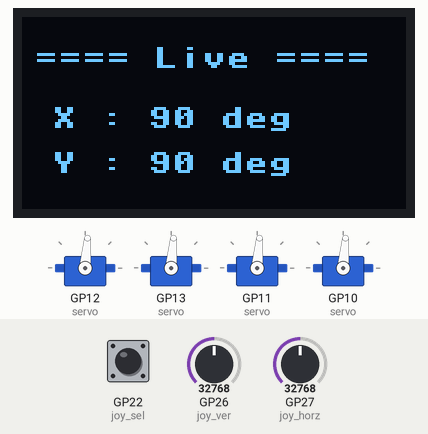
The program below on a simulated Raspberry Pi Pico running MicroPython. On the bench: 128×64 one-colour display, 4 × servo. Wiring (from the project's diagram.json): servo on GP10, servo on GP11, servo on GP12, servo on GP13, button joystick on GP22, joystick Y on GP26, joystick X on GP27. Inputs (shaded band) come from the test bench; at power-on: GP22 (joy_sel) HIGH, GP26 (joy_ver) = 32768, GP27 (joy_horz) = 32768 (analog values on the 0–65535 scale). Servo angles are drawn from the pulse width (0.5 ms = 0°, 2.5 ms = 180°); library files of the repository ran but are not shown: ssd1306.py.

Above: at 1.2 s.
1.3 s: GP22 (joy_sel) pulled LOW for 0.15 s
At 2.5 s:
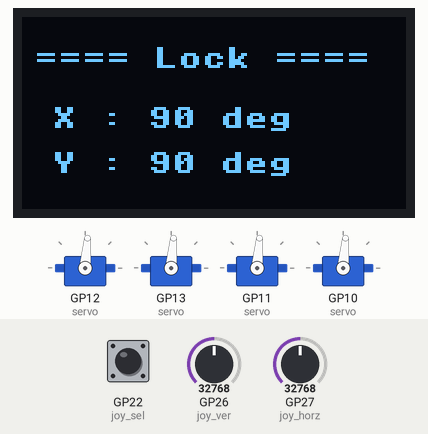
2.9 s: GP22 (joy_sel) pulled LOW for 1 s
At 3.7 s:
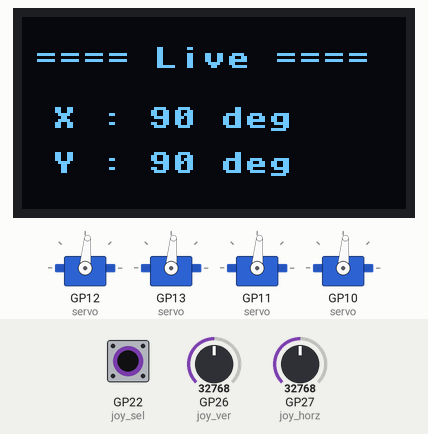
5.4 s: GP26 (joy_ver) set to 45874
At 6.4 s:
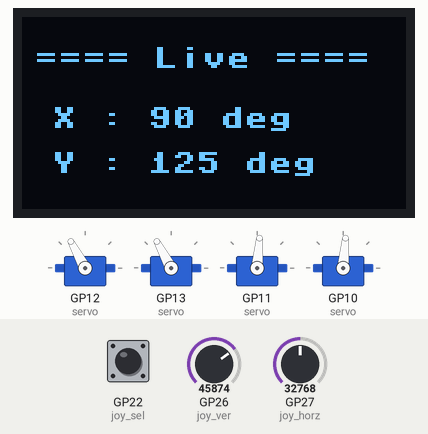
7.0 s: GP27 (joy_horz) set to 45874
At 8.1 s:
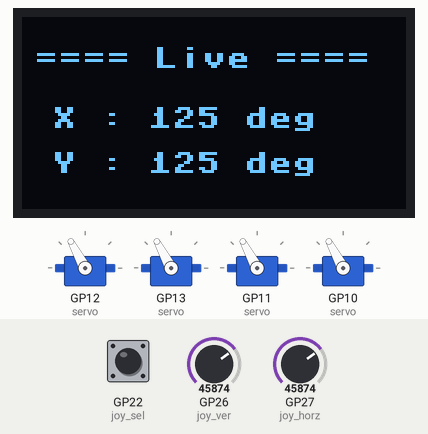
8.6 s: GP26 (joy_ver) set to 7864
At 9.5 s:
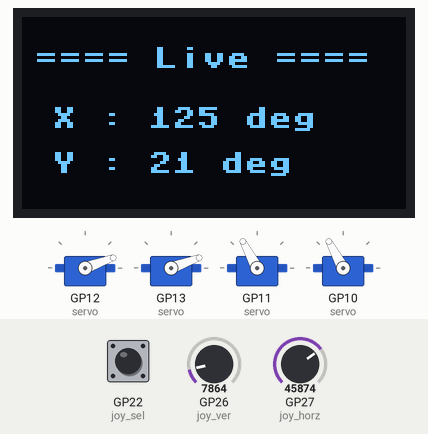
10.4 s: GP27 (joy_horz) set to 57670
At 11.5 s:
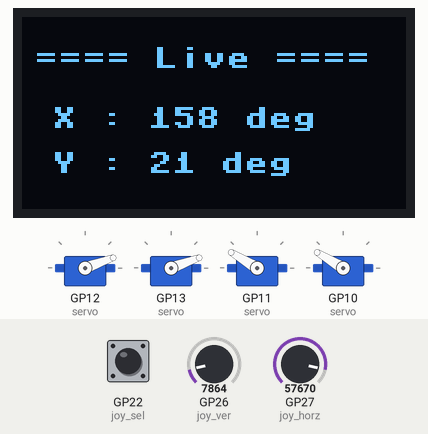
Timing chart, 0 to 13.0 s (numbered marks = the images above; inputs shaded):
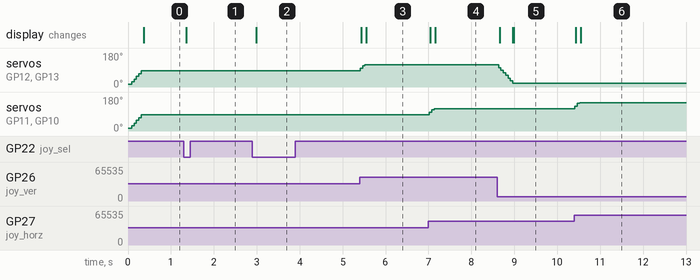

The program:

main.py
```python
import time
import machine
from ssd1306 import SSD1306_I2C
from servo import ServoControl
# CV irfan taufik ==== 2-Axis Pan-Tilt Gimbal with Joystick Control & OLED Lock Status using Raspberry Pi Pico ====
# inisialisasi bus I2C0 (SDA=GP4, SCL=GP5)
i2c = machine.I2C(0, sda=machine.Pin(4), scl=machine.Pin(5), freq=400000)
# inisialisasi layar OLED (Lebar 128, Tinggi 64)
oled = SSD1306_I2C(128, 64, i2c)
# inisialisasi servo right = 10 , left =11 ,top = 12 bottom = 13
servo_upper = ServoControl('top_servo',12)
servo_bottom = ServoControl('bottom_servo',13)
servo_right = ServoControl('right_servo',10)
servo_left = ServoControl('left_servo',11)
# inisialisasi joystick analog ver = 26 , hro =27 , sel 22
joy_horz = machine.ADC(27)
joy_ver = machine.ADC(26)
joy_sel = machine.Pin(22,machine.Pin.IN) # menggunakan external pull-up resistor 4.7k ohm ke 3.3V (active low)

lock = False
last_btn_state = 1 # default HIGH karena menggunakan external pull-up

while True :
    # Toggle status Lock / Live
    btn_state = joy_sel.value()
    if last_btn_state == 1 and btn_state == 0:
        lock = not lock
        time.sleep_ms(30)
    last_btn_state = btn_state # simpan state untuk iterasi berikutnya

    if not lock :
        # kontrol aktuator
        # jika mode LIVE, perbarui posisi servo berdasarkan joystick
        val_h = joy_horz.read_u16()
        val_v = joy_ver.read_u16()

        servo_upper.control(val_v)
        servo_bottom.control(val_v)
        servo_left.control(val_h)
        servo_right.control(val_h)

    angle_x = servo_right.current_angle
    angle_y = servo_upper.current_angle
# membersihkan layar dari sisa tampilan sebelumnya
    oled.fill(0)
# menuliskan status & sudut terkini
    status_str = "==== Lock ====" if lock else "==== Live ===="
    oled.text(status_str, 4, 10)
    oled.text(f"X : {angle_x} deg", 10, 30)
    oled.text(f"Y : {angle_y} deg", 10, 45)
# menampilkan data dari buffer ke layar fisik OLED
    oled.show()
    time.sleep_ms(30)
```

servo.py
```python
import machine

class ServoControl :
    def __init__(self,name,pin, min_duty = 1638, max_duty = 7800):
        self.pwm = machine.PWM(machine.Pin(pin))
        self.name = name
        self.pwm.freq(50) # frekuensi standar servo analog (50 Hz / periode 20ms)
        # duty cycle untuk u16 / 16 bit (0-65535):
        # min duty = (lebar pulsa min / periode total) * resolusi
        self.min_duty = min_duty # min_duty ~1638 (0.5 ms -> 0 derajat)
        # max duty = (lebar pulsa max / periode total) * resolusi
        self.max_duty = max_duty # max_duty ~7800 (2.5 ms -> 180 derajat)
        self.current_angle = 0

    def set_angle(self,angle):
        # limiter sudut agar berada di rentang fisik 0 - 180 derajat
        if angle < 0:
            angle = 0
        elif angle > 180 :
            angle = 180

        self.current_angle = angle
        # pemetan sudut derajat ke nilai duty cycle PWM
        # duty = min duty + (angle / 180) x (max duty - min duty)
        duty = int(self.min_duty + (angle / 180)*(self.max_duty - self.min_duty))
        self.pwm.duty_u16(duty)

    def control(self,input_joy) :
        # Konversi nilai ADC 16-bit (0-65535) dari joystick menjadi target sudut (0-180)
        # rasio pergeseran joystik = (nilai adc terbaca / nilai adc max) x rentang sudut servo
        target_angle = int((input_joy / 65535)*180)
        diff = target_angle - self.current_angle
        # untuk mencegah saat nilai target angle = current angle servo terus bergerak - atau +
        # jika selisih lebih kecil dari step, langsung set ke target
        if abs(diff) <= 15: #abs untuk mengubah nilai negatif menjadi absoulte atau menjadi nilai positif
            self.set_angle(target_angle)
        elif diff > 0: # Bergerak naik secara bertahap
            self.set_angle(self.current_angle + 15)
        else: # Bergerak turun secara bertahap
            self.set_angle(self.current_angle - 15)
```

Measured:
- after the input at 1.3 s, the display: changes after 0.06 s (image 1)
- after the input at 2.9 s, the display: changes after 0.09 s (image 2)
- after the input at 5.4 s, servo on GP12 (servo), servo on GP13 (servo): 85° → 118° at once; the display: first changes at once (image 3 shows a later state)
- after the input at 7.0 s, servo on GP11 (servo), servo on GP10 (servo): 85° → 118° at once; the display: first changes after 0.05 s (image 4 shows a later state)
- after the input at 8.6 s, servo on GP12 (servo), servo on GP13 (servo): 118° → 20° at once; the display: first changes after 0.06 s (image 5 shows a later state)
- after the input at 10.4 s, servo on GP11 (servo), servo on GP10 (servo): 118° → 149° at once; the display: first changes at once (image 6 shows a later state)
